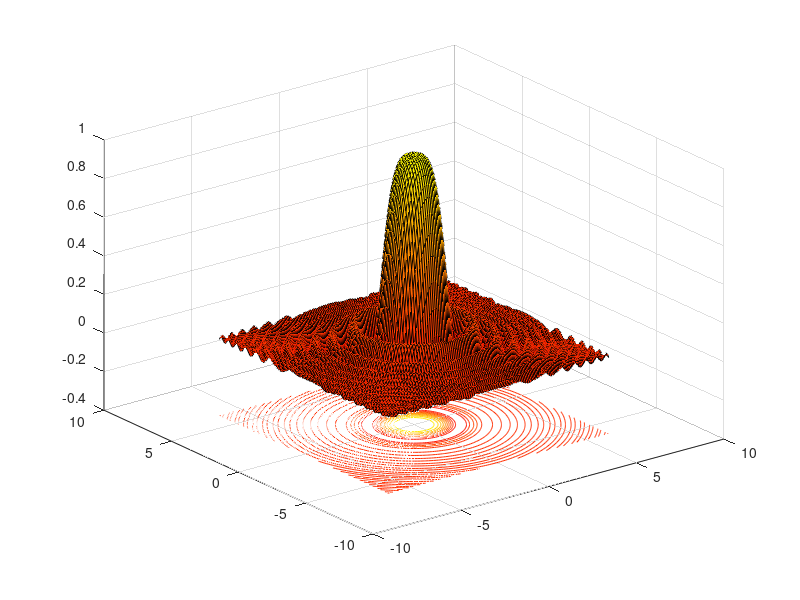
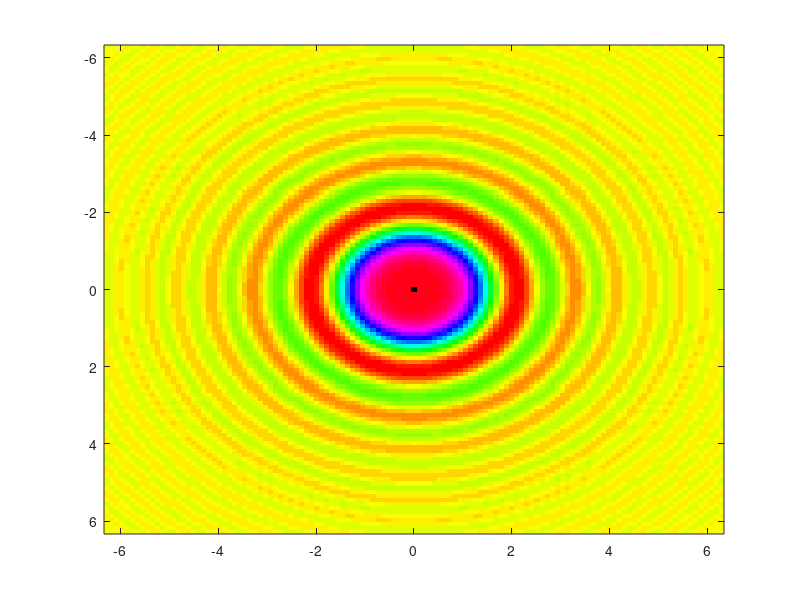
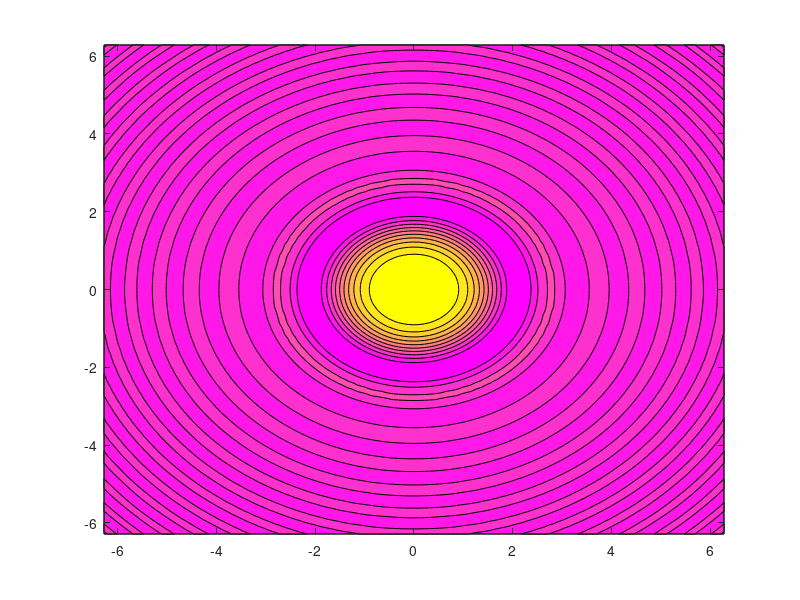

Recreate these plots in MATLAB, in order.
x = -2*pi:pi/30:2*pi;
y = -2*pi:pi/30:2*pi;

[X, Y] = meshgrid(x, y);

Z = (sin(X .* X + Y .* Y)) ./ (X .* X + Y .* Y);

figure;
surfc(X, Y, Z);
colormap autumn;

figure;
imagesc(x, y, Z);
colormap hsv;

figure;
contourf(x, y, Z);
colormap spring;

